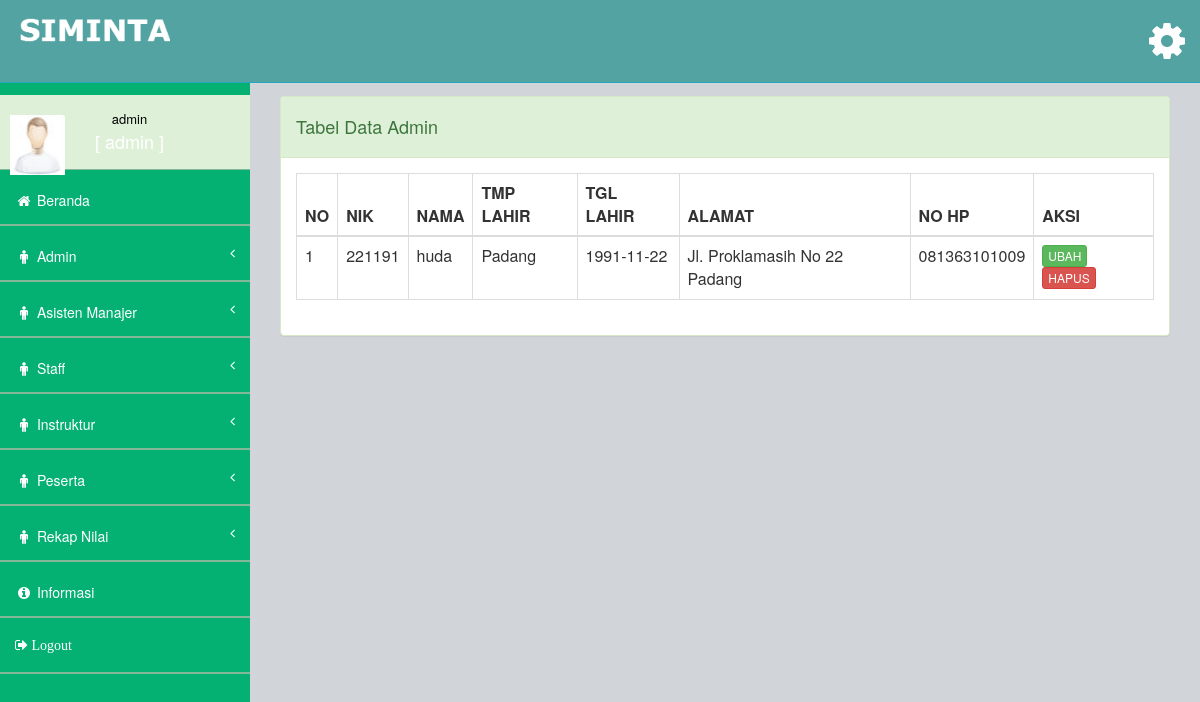
The app's page /views/admin/main.php?page=lihat-admin (signed in), older data.
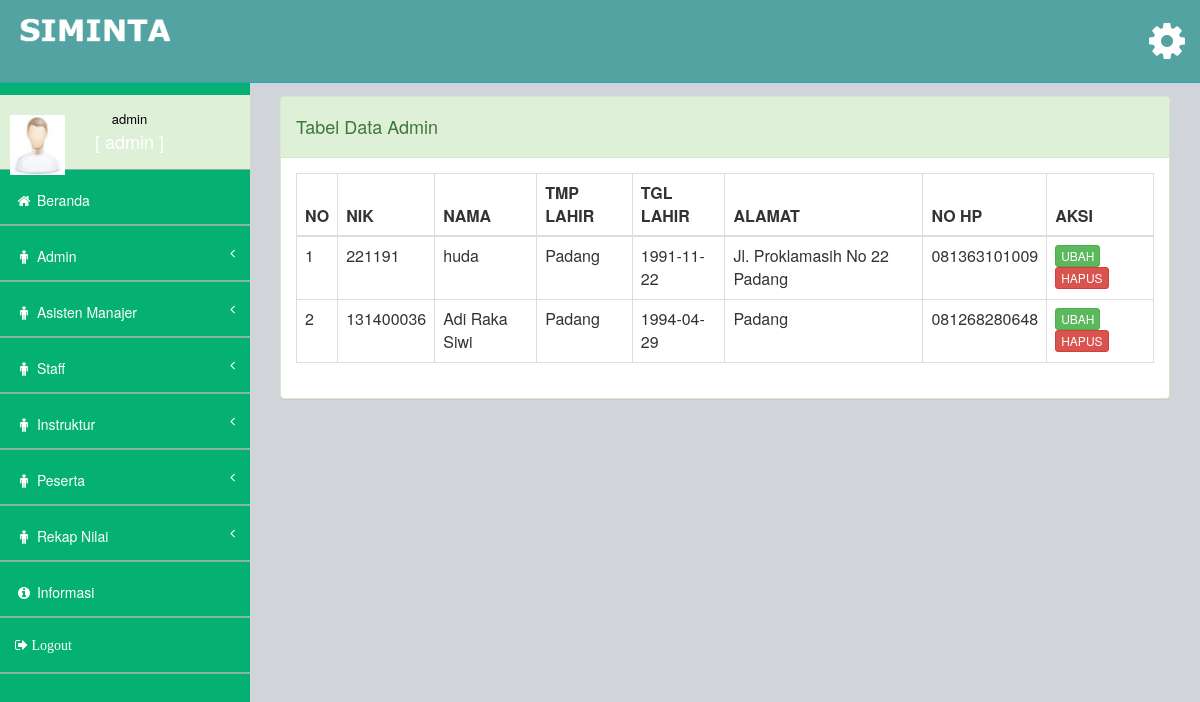
The same page, newer data.
### tables this page shows
CREATE TABLE `tb_detail_admin` (
  `id` int(11) NOT NULL,
  `user_akun_id` int(11) NOT NULL,
  `nik` varchar(50) NOT NULL,
  `nama` varchar(100) NOT NULL,
  `tempat_lahir` varchar(50) NOT NULL,
  `tgl_lahir` date NOT NULL,
  `alamat` varchar(100) NOT NULL,
  `nomor_hp` varchar(12) NOT NULL
);

### views/admin/input_admin/lihat-biodata-admin.php (the view)
<div class="row">
    <div class="col-md-12">
        <div class="panel panel-success">
            <div class="panel-heading">
                <h4>Tabel Data Admin</h4>
            </div>
            <div class="panel-body">
                <div class="">
                    <table class="table table-bordered table-hover my-datatable">
                        <thead>
                            <tr>
                                <th>NO</th>
                                <th>NIK</th>
                                <th>NAMA</th>
                                <th>TMP LAHIR</th>
                                <th>TGL LAHIR</th>
                                <th>ALAMAT</th>
                                <th>NO HP</th>
                                <th>AKSI</th>
                            </tr>
                        </thead>
                        <tbody>
                            <?php
                                $no = 1;
                                $sql = "SELECT * FROM tb_detail_admin";
                                $proses = mysqli_query($conn, $sql);
                                while ($data = mysqli_fetch_assoc($proses))
                                {
                            ?>
                                <tr>
                                    <td><?php echo $no; ?></td>
                                    <td><?php echo $data["nik"] ?></td>
                                    <td><?php echo $data["nama"] ?></td>
                                    <td><?php echo $data["tempat_lahir"] ?></td>
                                    <td><?php echo $data["tgl_lahir"] ?></td>
                                    <td><?php echo $data["alamat"] ?></td>
                                    <td><?php echo $data["nomor_hp"] ?></td>
                                    <td>
                                        <a href="#" class="btn btn-xs btn-success">UBAH</a>
                                        <a href="#" class="btn btn-xs btn-danger">HAPUS</a>
                                    </td>
                                </tr>
                            <?php
                                    $no++;
                                }
                            ?>
                        </tbody>
                    </table>
                </div>
            </div>
        </div>
    </div>
</div>

Row changes from the older to the newer data that the page shows:
added tb_detail_admin: nik "131400036", nama "Adi Raka Siwi", tempat_lahir "Padang", tgl_lahir "1994-04-29", alamat "Padang", nomor_hp "081268280648"
